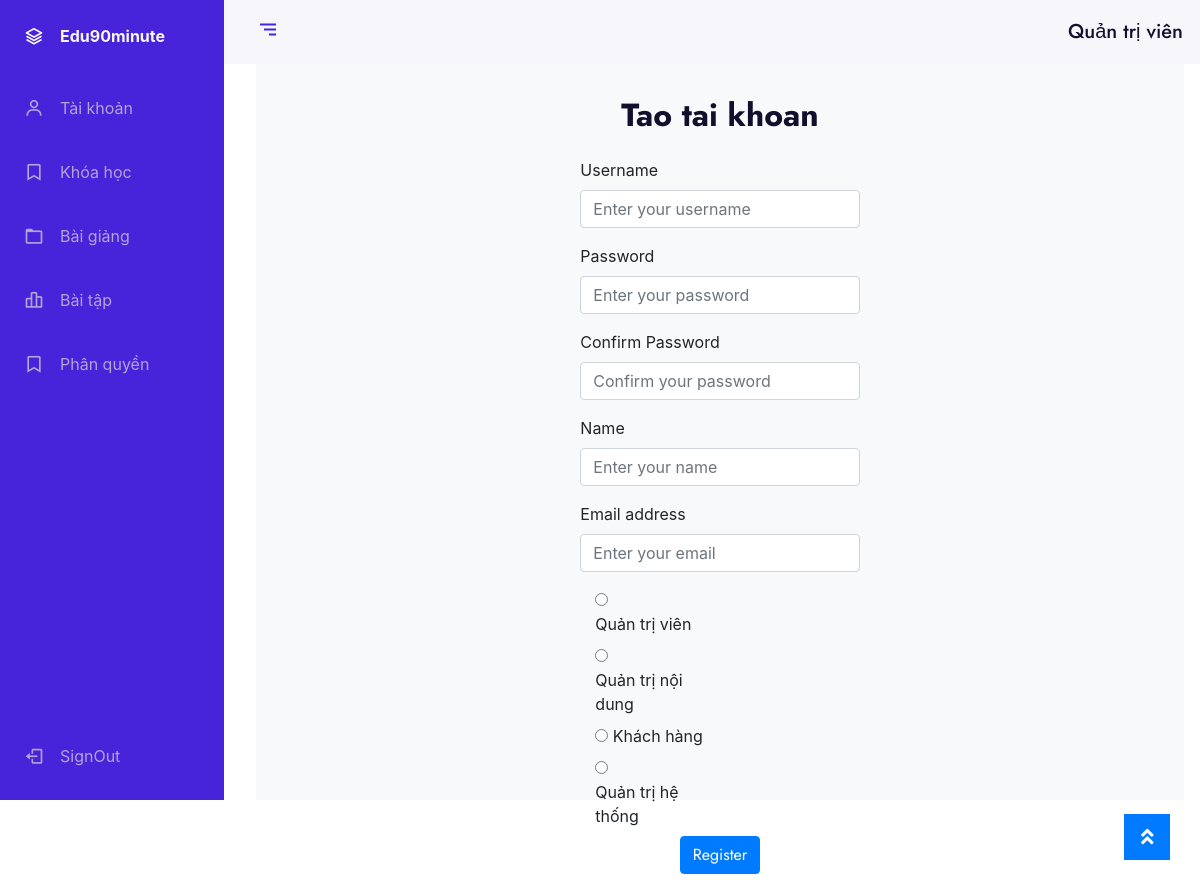
Screenshot of /?act=create&us=1 (signed in) with the database file from the repository.
### tables this page shows
CREATE TABLE `roles` (
  `id` int(11) NOT NULL,
  `name` varchar(255) NOT NULL
);

### Views/admin/accounts/function.php (called while the page is built, shortened)
<?php
	$database = new Database();
	$conn = $database->connect();
	function getAll($table, $select = ['*']){
		GLOBAL $conn;
		$select = implode(',', $select);
		$sql = "SELECT $select FROM $table";
		$query = mysqli_query($conn, $sql);
		$data = [];
		while($row = mysqli_fetch_array($query)){
			$data[] = $row;
		}
		return $data;
	}
?>

### Views/admin/accounts/create.php (the view, shortened to what this page needs)
<?php
	include_once "function.php";
?>
<!DOCTYPE html>
<html lang="en">
<head>
  <link rel="stylesheet" href="https://stackpath.bootstrapcdn.com/bootstrap/4.5.0/css/bootstrap.min.css">
</head>
<body>
  <div class="container">
    <div class="row justify-content-center mt-5">
      <div class="col-md-4">
        <h2 class="text-center mb-4">Tao tai khoan</h2>
        <form method="post">
          <div class="form-group">
            <label for="username">Username</label>
            <input type="text" class="form-control" id="username" name="username" placeholder="Enter your username">
          </div>
          <div class="form-group">
            <label for="password">Password</label>
            <input type="password" class="form-control" id="password" name="password" placeholder="Enter your password">
          </div>
          <div class="form-group">
            <label for="confirm-password">Confirm Password</label>
            <input type="password" class="form-control" id="confirm-password" name="confirm-password" placeholder="Confirm your password">
          </div>
		  <div class="form-group">
            <label for="name">Name</label>
            <input type="text" class="form-control" id="name" name="name" placeholder="Enter your name">
          </div>
		  <div class="form-group">
            <label for="email">Email address</label>
            <input type="email" class="form-control" id="email" name="email" placeholder="Enter your email">
          </div>
		<?php
			$roles = getAll('roles');
			foreach ($roles as $role) {
		?>
			<div class="col-xs-12 col-sm-6">
				<input type="radio" id="role-<?php echo $role['id'];?>" name="role" value="<?php echo $role['id']; ?>">
				<label for="role-<?php echo $role['id'];?>"><?php echo $role['name']; ?></label>
			</div>
		<?php
			}
		?>
          <div class="form-group text-center">
            <button type="submit" class="btn btn-primary" name="btn-register" id = "btn-register">Register</button>
          </div>
        </form>
      </div>
    </div>
  </div>
</body>
</html>

### css/adminStyle.css (style rules this page uses)
:root { --header-height: 3rem; --nav-width: 68px; --first-color: #4723D9; --first-color-light: #AFA5D9; --white-color: #F7F6FB; --body-font: 'Nunito', sans-serif; --normal-font-size: 1rem; --z-fixed: 100 }
body { position: relative; margin: var(--header-height) 0 0 0; padding: 0 1rem; font-family: var(--body-font); font-size: var(--normal-font-size); transition: .5s }
.body-pd { padding-left: calc(var(--nav-width) + 1rem) }
@media screen and (min-width: 768px) { body { margin: calc(var(--header-height) + 1rem) 0 0 0; padding-left: calc(var(--nav-width) + 2rem) } }
@media screen and (min-width: 768px) { .body-pd { padding-left: calc(var(--nav-width) + 188px) } }

### rows the page displays
roles: name "Quản trị viên"
roles: name "Quản trị nội dung"
roles: name "Khách hàng"
roles: name "Quản trị hệ thống"

### other values shown
$_SESSION['name'] "Quản trị viên"
